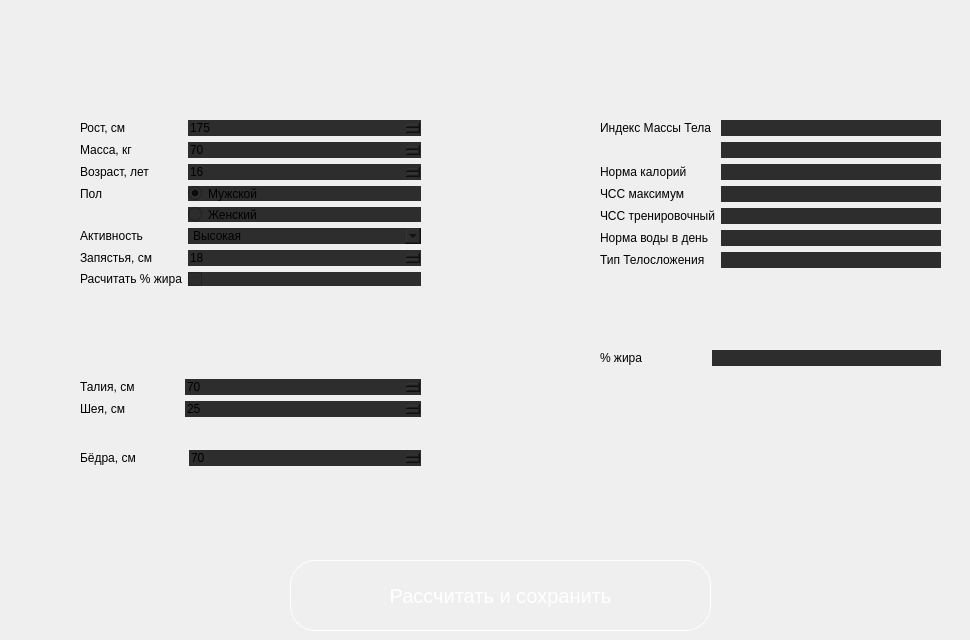
          <widget class="QWidget" name="page_2">
           <widget class="QGroupBox" name="groupBox_5">
            <property name="geometry">
             <rect>
              <x>570</x>
              <y>110</y>
              <width>391</width>
              <height>401</height>
             </rect>
            </property>
            <property name="styleSheet">
             <string notr="true">QLineEdit:hover {
	background-color: rgb(85, 170, 255);
}
QGroupBox{
color:#fff;
border-radius:25px;
font-size:20px;
}
</string>
            </property>
            <property name="title">
             <string/>
            </property>
            <widget class="QWidget" name="formLayoutWidget_4">
             <property name="geometry">
              <rect>
               <x>30</x>
               <y>10</y>
               <width>341</width>
               <height>222</height>
              </rect>
             </property>
             <layout class="QFormLayout" name="formLayout_4">
              <item row="0" column="0">
               <widget class="QLabel" name="label_IMT">
                <property name="styleSheet">
                 <string notr="true">border:none</string>
                </property>
                <property name="text">
                 <string>Индекс Массы Тела</string>
                </property>
               </widget>
              </item>
              <item row="0" column="1">
               <widget class="QLineEdit" name="lineEdit_IMT_value">
                <property name="styleSheet">
                 <string notr="true">QLineEdit{
border:none;
background-color: rgb(45, 45, 45);}
QLineEdit:hover {
	background-color: rgb(85, 170, 255);
}</string>
                </property>
                <property name="readOnly">
                 <bool>true</bool>
                </property>
               </widget>
              </item>
              <item row="2" column="0">
               <widget class="QLabel" name="label_metabolism">
                <property name="styleSheet">
                 <string notr="true">border:none</string>
                </property>
                <property name="text">
                 <string>Норма калорий</string>
                </property>
               </widget>
              </item>
              <item row="2" column="1">
               <widget class="QLineEdit" name="lineEdit_metabolism">
                <property name="styleSheet">
                 <string notr="true">QLineEdit{
border:none;
background-color: rgb(45, 45, 45);}
QLineEdit:hover {
	background-color: rgb(85, 170, 255);
}</string>
                </property>
                <property name="readOnly">
                 <bool>true</bool>
                </property>
               </widget>
              </item>
              <item row="3" column="0">
               <widget class="QLabel" name="label_hr_max">
                <property name="styleSheet">
                 <string notr="true">border:none</string>
                </property>
                <property name="text">
                 <string>ЧСС максимум</string>
                </property>
               </widget>
              </item>
              <item row="3" column="1">
               <widget class="QLineEdit" name="lineEdit_hr_max">
                <property name="styleSheet">
                 <string notr="true">QLineEdit{
border:none;
background-color: rgb(45, 45, 45);}
QLineEdit:hover {
	background-color: rgb(85, 170, 255);
}</string>
                </property>
                <property name="text">
                 <string/>
                </property>
                <property name="readOnly">
                 <bool>true</bool>
                </property>
               </widget>
              </item>
              <item row="4" column="0">
               <widget class="QLabel" name="label_hr_train">
                <property name="styleSheet">
                 <string notr="true">border:none</string>
                </property>
                <property name="text">
                 <string>ЧСС тренировочный</string>
                </property>
               </widget>
              </item>
              <item row="4" column="1">
               <widget class="QLineEdit" name="lineEdit_hr_train">
                <property name="styleSheet">
                 <string notr="true">QLineEdit{
border:none;
background-color: rgb(45, 45, 45);}
QLineEdit:hover {
	background-color: rgb(85, 170, 255);
}</string>
                </property>
                <property name="readOnly">
                 <bool>true</bool>
                </property>
               </widget>
              </item>
              <item row="5" column="0">
               <widget class="QLabel" name="label_water">
                <property name="styleSheet">
                 <string notr="true">border:none</string>
                </property>
                <property name="text">
                 <string>Норма воды в день</string>
                </property>
               </widget>
              </item>
              <item row="5" column="1">
               <widget class="QLineEdit" name="lineEdit_water">
                <property name="styleSheet">
                 <string notr="true">QLineEdit{
border:none;
background-color: rgb(45, 45, 45);}
QLineEdit:hover {
	background-color: rgb(85, 170, 255);
}</string>
                </property>
                <property name="readOnly">
                 <bool>true</bool>
                </property>
               </widget>
              </item>
              <item row="1" column="1">
               <widget class="QLineEdit" name="lineEdit_IMT_status">
                <property name="styleSheet">
                 <string notr="true">QLineEdit{
border:none;
background-color: rgb(45, 45, 45);}
QLineEdit:hover {
	background-color: rgb(85, 170, 255);
}</string>
                </property>
                <property name="readOnly">
                 <bool>true</bool>
                </property>
               </widget>
              </item>
              <item row="6" column="0">
               <widget class="QLabel" name="label_type">
                <property name="text">
                 <string>Тип Телосложения</string>
                </property>
               </widget>
              </item>
              <item row="6" column="1">
               <widget class="QLineEdit" name="lineEdit_type">
                <property name="styleSheet">
                 <string notr="true">QLineEdit{
border:none;
background-color: rgb(45, 45, 45);}
QLineEdit:hover {
	background-color: rgb(85, 170, 255);
}</string>
                </property>
                <property name="readOnly">
                 <bool>true</bool>
                </property>
               </widget>
              </item>
             </layout>
            </widget>
            <widget class="QGroupBox" name="groupBox_4">
             <property name="geometry">
              <rect>
               <x>30</x>
               <y>240</y>
               <width>351</width>
               <height>31</height>
              </rect>
             </property>
             <property name="styleSheet">
              <string notr="true">border:none</string>
             </property>
             <property name="title">
              <string/>
             </property>
             <widget class="QWidget" name="formLayoutWidget_5">
              <property name="geometry">
               <rect>
                <x>0</x>
                <y>0</y>
                <width>341</width>
                <height>31</height>
               </rect>
              </property>
              <layout class="QFormLayout" name="formLayout_5">
               <item row="0" column="0">
                <widget class="QLabel" name="label_fat_percent">
                 <property name="text">
                  <string>% жира                   </string>
                 </property>
                </widget>
               </item>
               <item row="0" column="1">
                <widget class="QLineEdit" name="lineEdit_percent">
                 <property name="enabled">
                  <bool>true</bool>
                 </property>
                 <property name="styleSheet">
                  <string notr="true">QLineEdit{
border:none;
background-color: rgb(45, 45, 45);}
QLineEdit:hover {
	background-color: rgb(85, 170, 255);
}</string>
                 </property>
                 <property name="text">
                  <string/>
                 </property>
                 <property name="readOnly">
                  <bool>true</bool>
                 </property>
                </widget>
               </item>
              </layout>
             </widget>
            </widget>
           </widget>
           <widget class="QLabel" name="label_img_calculator">
            <property name="geometry">
             <rect>
              <x>460</x>
              <y>0</y>
              <width>111</width>
              <height>101</height>
             </rect>
            </property>
            <property name="text">
             <string/>
            </property>
            <property name="pixmap">
             <pixmap>img/icons/calculator3.ico</pixmap>
            </property>
           </widget>
           <widget class="QGroupBox" name="groupBox_3">
            <property name="geometry">
             <rect>
              <x>50</x>
              <y>110</y>
              <width>391</width>
              <height>401</height>
             </rect>
            </property>
            <property name="styleSheet">
             <string notr="true">


QGroupBox{
border-radius:25px;
font-size:20px;

}
</string>
            </property>
            <property name="title">
             <string/>
            </property>
            <widget class="QGroupBox" name="groupBox">
             <property name="enabled">
              <bool>true</bool>
             </property>
             <property name="geometry">
              <rect>
               <x>10</x>
               <y>260</y>
               <width>361</width>
               <height>71</height>
              </rect>
             </property>
             <property name="styleSheet">
              <string notr="true">border:none;</string>
             </property>
             <property name="title">
              <string/>
             </property>
             <widget class="QWidget" name="formLayoutWidget_2">
              <property name="geometry">
               <rect>
                <x>20</x>
                <y>9</y>
                <width>341</width>
                <height>101</height>
               </rect>
              </property>
              <layout class="QFormLayout" name="formLayout_2">
               <item row="0" column="0">
                <widget class="QLabel" name="label_waist">
                 <property name="text">
                  <string>Талия, см             </string>
                 </property>
                </widget>
               </item>
               <item row="0" column="1">
                <widget class="QSpinBox" name="spinBox_waist">
                 <property name="enabled">
                  <bool>true</bool>
                 </property>
                 <property name="styleSheet">
                  <string notr="true">QSpinBox{
border:none;
background-color: rgb(45, 45, 45);}
QSpinBox:hover {
	background-color: rgb(85, 170, 255);
}</string>
                 </property>
                 <property name="minimum">
                  <number>38</number>
                 </property>
                 <property name="maximum">
                  <number>170</number>
                 </property>
                 <property name="value">
                  <number>70</number>
                 </property>
                </widget>
               </item>
               <item row="1" column="0">
                <widget class="QLabel" name="label_neck">
                 <property name="text">
                  <string>Шея, см                </string>
                 </property>
                </widget>
               </item>
               <item row="1" column="1">
                <widget class="QSpinBox" name="spinBox_neck">
                 <property name="styleSheet">
                  <string notr="true">QSpinBox{
border:none;
background-color: rgb(45, 45, 45);}
QSpinBox:hover {
	background-color: rgb(85, 170, 255);
}</string>
                 </property>
                 <property name="minimum">
                  <number>10</number>
                 </property>
                 <property name="maximum">
                  <number>50</number>
                 </property>
                 <property name="value">
                  <number>25</number>
                 </property>
                </widget>
               </item>
              </layout>
             </widget>
            </widget>
            <widget class="QGroupBox" name="groupBox_2">
             <property name="geometry">
              <rect>
               <x>10</x>
               <y>340</y>
               <width>371</width>
               <height>31</height>
              </rect>
             </property>
             <property name="styleSheet">
              <string notr="true">border:none;</string>
             </property>
             <property name="title">
              <string/>
             </property>
             <widget class="QWidget" name="formLayoutWidget_3">
              <property name="geometry">
               <rect>
                <x>20</x>
                <y>0</y>
                <width>341</width>
                <height>31</height>
               </rect>
              </property>
              <layout class="QFormLayout" name="formLayout_3">
               <item row="0" column="0">
                <widget class="QLabel" name="label_hip">
                 <property name="text">
                  <string>Бёдра, см              </string>
                 </property>
                </widget>
               </item>
               <item row="0" column="1">
                <widget class="QSpinBox" name="spinBox_hip">
                 <property name="styleSheet">
                  <string notr="true">QSpinBox{
border:none;
background-color: rgb(45, 45, 45);}
QSpinBox:hover {
	background-color: rgb(85, 170, 255);
}</string>
                 </property>
                 <property name="minimum">
                  <number>40</number>
                 </property>
                 <property name="maximum">
                  <number>170</number>
                 </property>
                 <property name="value">
                  <number>70</number>
                 </property>
                </widget>
               </item>
              </layout>
             </widget>
            </widget>
            <widget class="QWidget" name="formLayoutWidget">
             <property name="geometry">
              <rect>
               <x>30</x>
               <y>10</y>
               <width>341</width>
               <height>261</height>
              </rect>
             </property>
             <layout class="QFormLayout" name="formLayout">
              <item row="0" column="0">
               <widget class="QLabel" name="label_height">
                <property name="styleSheet">
                 <string notr="true">border:none</string>
                </property>
                <property name="text">
                 <string>Рост, см</string>
                </property>
               </widget>
              </item>
              <item row="0" column="1">
               <widget class="QSpinBox" name="spinBox_height">
                <property name="styleSheet">
                 <string notr="true">QSpinBox{
border:none;
background-color: rgb(45, 45, 45);}
QSpinBox:hover {
	background-color: rgb(85, 170, 255);
}</string>
                </property>
                <property name="minimum">
                 <number>54</number>
                </property>
                <property name="maximum">
                 <number>272</number>
                </property>
                <property name="value">
                 <number>175</number>
                </property>
               </widget>
              </item>
              <item row="1" column="0">
               <widget class="QLabel" name="label_weight">
                <property name="styleSheet">
                 <string notr="true">border:none</string>
                </property>
                <property name="text">
                 <string>Масса, кг</string>
                </property>
               </widget>
              </item>
              <item row="1" column="1">
               <widget class="QSpinBox" name="spinBox_weight">
                <property name="styleSheet">
                 <string notr="true">QSpinBox{
border:none;
background-color: rgb(45, 45, 45);}
QSpinBox:hover {
	background-color: rgb(85, 170, 255);
}</string>
                </property>
                <property name="minimum">
                 <number>17</number>
                </property>
                <property name="maximum">
                 <number>635</number>
                </property>
                <property name="value">
                 <number>70</number>
                </property>
               </widget>
              </item>
              <item row="2" column="0">
               <widget class="QLabel" name="label_age">
                <property name="styleSheet">
                 <string notr="true">border:none</string>
                </property>
                <property name="text">
                 <string>Возраст, лет</string>
                </property>
               </widget>
              </item>
              <item row="2" column="1">
               <widget class="QSpinBox" name="spinBox_age">
                <property name="styleSheet">
                 <string notr="true">QSpinBox{
border:none;
background-color: rgb(45, 45, 45);}
QSpinBox:hover {
	background-color: rgb(85, 170, 255);
}</string>
                </property>
                <property name="minimum">
                 <number>14</number>
                </property>
                <property name="maximum">
                 <number>120</number>
                </property>
                <property name="value">
                 <number>16</number>
                </property>
               </widget>
              </item>
              <item row="3" column="0">
               <widget class="QLabel" name="label_gender">
                <property name="styleSheet">
                 <string notr="true">border:none</string>
                </property>
                <property name="text">
                 <string>Пол</string>
                </property>
               </widget>
              </item>
              <item row="3" column="1">
               <widget class="QRadioButton" name="radioButton_male">
                <property name="styleSheet">
                 <string notr="true">QRadioButton{
border:none;
background-color: rgb(45, 45, 45);}
QRadioButton:hover {
	background-color: rgb(85, 170, 255);
}</string>
                </property>
                <property name="text">
                 <string>Мужской</string>
                </property>
                <property name="checked">
                 <bool>true</bool>
                </property>
               </widget>
              </item>
              <item row="4" column="1">
               <widget class="QRadioButton" name="radioButton_female">
                <property name="styleSheet">
                 <string notr="true">QRadioButton{
border:none;
background-color: rgb(45, 45, 45);}
QRadioButton:hover {
	background-color: rgb(85, 170, 255);
}</string>
                </property>
                <property name="text">
                 <string>Женский</string>
                </property>
               </widget>
              </item>
              <item row="5" column="0">
               <widget class="QLabel" name="label_activity">
                <property name="styleSheet">
                 <string notr="true">border:none</string>
                </property>
                <property name="text">
                 <string>Активность</string>
                </property>
               </widget>
              </item>
              <item row="5" column="1">
               <widget class="QComboBox" name="comboBox_activity">
                <property name="styleSheet">
                 <string notr="true">
QComboBox{
border:none;
background-color: rgb(45, 45, 45);
}
QComboBox:hover {
	background-color: rgb(85, 170, 255);
}</string>
                </property>
                <property name="currentIndex">
                 <number>3</number>
                </property>
                <item>
                 <property name="text">
                  <string extracomment="1">Очень низкая</string>
                 </property>
                </item>
                <item>
                 <property name="text">
                  <string>Низкая</string>
                 </property>
                </item>
                <item>
                 <property name="text">
                  <string>Средняя</string>
                 </property>
                </item>
                <item>
                 <property name="text">
                  <string>Высокая</string>
                 </property>
                </item>
                <item>
                 <property name="text">
                  <string>Очень высокая</string>
                 </property>
                </item>
               </widget>
              </item>
              <item row="7" column="0">
               <widget class="QLabel" name="label_check_fat">
                <property name="styleSheet">
                 <string notr="true">border:none</string>
                </property>
                <property name="text">
                 <string>Расчитать % жира</string>
                </property>
               </widget>
              </item>
              <item row="7" column="1">
               <widget class="QCheckBox" name="checkBox_fat">
                <property name="styleSheet">
                 <string notr="true">QCheckBox{
border:none;
background-color: rgb(45, 45, 45);}
QCheckBox:hover {
	background-color: rgb(85, 170, 255);
}</string>
                </property>
                <property name="text">
                 <string/>
                </property>
                <property name="checked">
                 <bool>false</bool>
                </property>
               </widget>
              </item>
              <item row="6" column="0">
               <widget class="QLabel" name="label_wrist">
                <property name="text">
                 <string>Запястья, см</string>
                </property>
               </widget>
              </item>
              <item row="6" column="1">
               <widget class="QSpinBox" name="spinBox_wrist">
                <property name="styleSheet">
                 <string notr="true">QSpinBox{
border:none;
background-color: rgb(45, 45, 45);}
QSpinBox:hover {
	background-color: rgb(85, 170, 255);
}</string>
                </property>
                <property name="minimum">
                 <number>10</number>
                </property>
                <property name="maximum">
                 <number>50</number>
                </property>
                <property name="value">
                 <number>18</number>
                </property>
               </widget>
              </item>
             </layout>
            </widget>
           </widget>
           <widget class="QPushButton" name="pushButton_calculate">
            <property name="geometry">
             <rect>
              <x>290</x>
              <y>560</y>
              <width>421</width>
              <height>71</height>
             </rect>
            </property>
            <property name="styleSheet">
             <string notr="true">
QPushButton {
border:1px solid #fff;
border-radius:25px;
font-size:20px;
color:#fff;
}
QPushButton:hover {
	background-color: rgb(85, 170, 255);
}</string>
            </property>
            <property name="text">
             <string>Рассчитать и сохранить</string>
            </property>
           </widget>
           <widget class="QLabel" name="label_img_arrow">
            <property name="geometry">
             <rect>
              <x>450</x>
              <y>230</y>
              <width>111</width>
              <height>141</height>
             </rect>
            </property>
            <property name="text">
             <string/>
            </property>
            <property name="pixmap">
             <pixmap>img/right-arrow - Copy.png</pixmap>
            </property>
           </widget>
          </widget>
